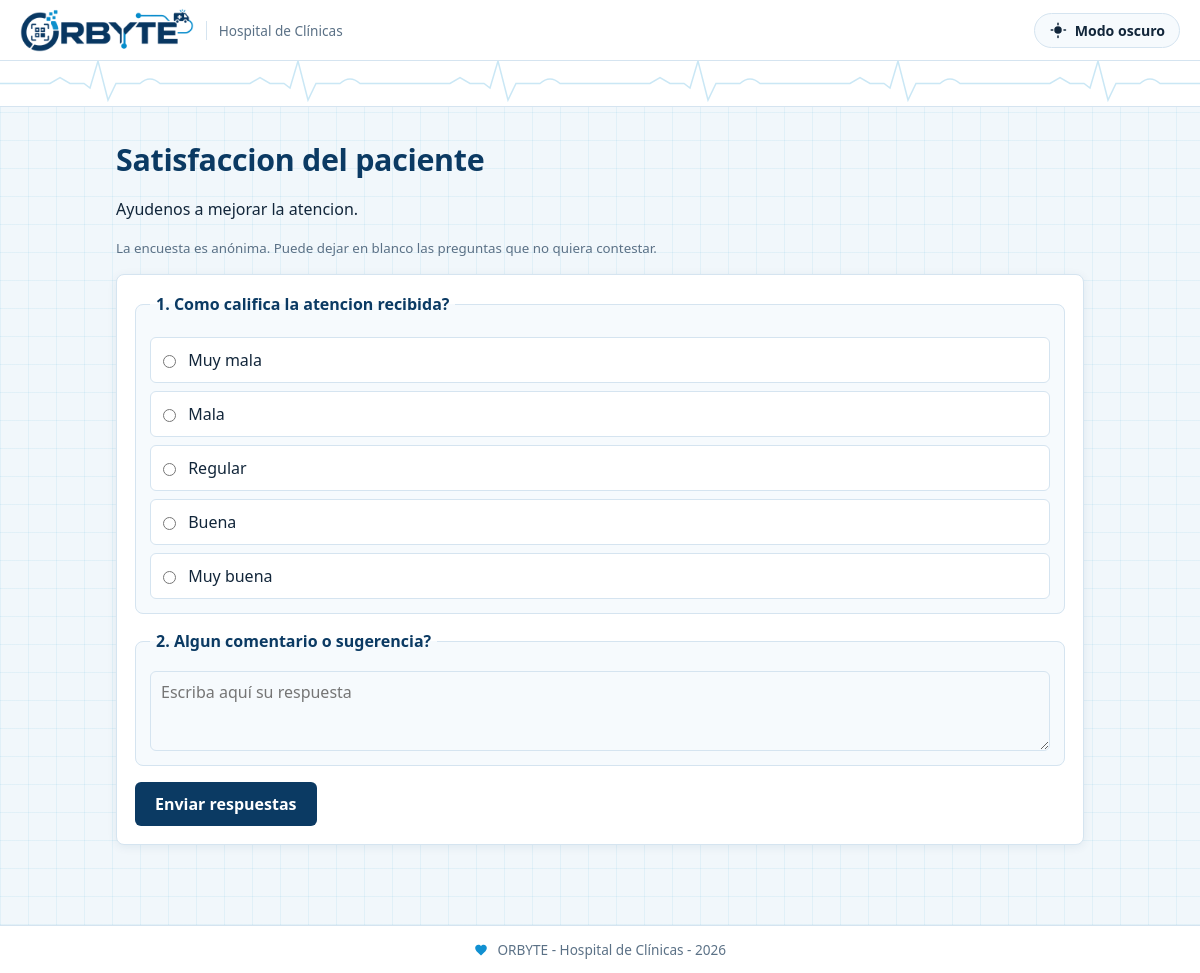
The page /encuesta.php on the database its author committed.
### tables this page shows
CREATE TABLE encuestas (
    id_encuesta INT AUTO_INCREMENT PRIMARY KEY, titulo VARCHAR(200) NOT NULL, descripcion TEXT, fecha_creacion DATETIME NOT NULL,
    estado ENUM('Activa','Inactiva') NOT NULL DEFAULT 'Activa', id_usuario INT NOT NULL,
    FOREIGN KEY (id_usuario) REFERENCES usuarios(id_usuario));

CREATE TABLE preguntas (
    id_pregunta INT AUTO_INCREMENT PRIMARY KEY, texto TEXT NOT NULL, tipo ENUM('cerrada','abierta') NOT NULL, id_encuesta INT NOT NULL,
    FOREIGN KEY (id_encuesta) REFERENCES encuestas(id_encuesta) ON DELETE CASCADE);

CREATE TABLE opciones_respuesta (
    id_opcion INT AUTO_INCREMENT PRIMARY KEY, texto VARCHAR(200) NOT NULL, id_pregunta INT NOT NULL,
    FOREIGN KEY (id_pregunta) REFERENCES preguntas(id_pregunta) ON DELETE CASCADE);

### includes/base.php (called while the page is built, shortened)
<?php
$db = new mysqli('localhost', 'root', '', 'orbyte_hospital');
$db->set_charset('utf8mb4');
function consulta($sql, $tipos = "", ...$valores) {
    global $db;
    $stmt = $db->prepare($sql);
    if ($tipos != "") {
        $stmt->bind_param($tipos, ...$valores);
    }
    $stmt->execute();
    $resultado = $stmt->get_result();
    if ($resultado) {
        return $resultado->fetch_all(MYSQLI_ASSOC);
    }
    return $stmt->insert_id;
}
function buscar_uno($sql, $tipos = "", ...$valores) {
    $filas = consulta($sql, $tipos, ...$valores);
    if (count($filas) > 0) {
        return $filas[0];
    }
    return null;
}
function e($texto) {
    return htmlspecialchars((string)$texto, ENT_QUOTES, 'UTF-8');
}

### encuesta.php (the view, shortened to what this page needs)
<?php
require 'includes/base.php';
$gracias = isset($_GET['gracias']);
$id = (int)($_GET['id_encuesta'] ?? 0);
$encuesta = buscar_uno("SELECT * FROM encuestas
                        WHERE estado='Activa' AND (id_encuesta=? OR ?=0)
                        AND EXISTS (SELECT 1 FROM preguntas p WHERE p.id_encuesta=encuestas.id_encuesta)
                        ORDER BY id_encuesta LIMIT 1", "ii", $id, $id);
$preguntas = [];
if ($encuesta) {
    $preguntas = consulta("SELECT id_pregunta, texto, tipo FROM preguntas WHERE id_encuesta=? ORDER BY id_pregunta", "i", $encuesta['id_encuesta']);
    foreach ($preguntas as $i => $p) {
        $preguntas[$i]['opciones'] = [];
        if ($p['tipo'] == 'cerrada') {
            $preguntas[$i]['opciones'] = consulta("SELECT id_opcion, texto FROM opciones_respuesta WHERE id_pregunta=? ORDER BY id_opcion", "i", $p['id_pregunta']);
        }
    }
}
include 'includes/cabecera.php';
?>
<?php if ($gracias) { ?>
<h1>Gracias por responder</h1>
<p>Su opinión nos ayuda a mejorar la atención del hospital.</p>
<p><a href="publico.php">Volver a la documentación</a></p>
<?php } elseif (!$encuesta) { ?>
<h1>Encuesta</h1>
<p>No hay encuestas disponibles por el momento.</p>
<p><a href="publico.php">Volver a la documentación</a></p>
<?php } else { ?>
<h1><?= e($encuesta['titulo']) ?></h1>
<p><?= e($encuesta['descripcion']) ?></p>
<p><small>La encuesta es anónima. Puede dejar en blanco las preguntas que no quiera contestar.</small></p>
<form method="post" action="guardar_respuesta.php">
    <?php foreach ($preguntas as $i => $p) { ?>
    <fieldset class="pregunta">
        <legend><?= $i + 1 ?>. <?= e($p['texto']) ?></legend>
        <?php if ($p['tipo'] == 'cerrada') { ?>
            <?php foreach ($p['opciones'] as $o) { ?>
            <label class="opcion"><input type="radio" name="opcion[<?= e($p['id_pregunta']) ?>]" value="<?= e($o['id_opcion']) ?>"> <?= e($o['texto']) ?></label>
            <?php } ?>
        <?php } else { ?>
        <textarea name="texto[<?= e($p['id_pregunta']) ?>]" maxlength="2000" placeholder="Escriba aquí su respuesta"></textarea>
        <?php } ?>
    </fieldset>
    <?php } ?>
    <button class="boton">Enviar respuestas</button>
</form>
<?php } ?>
<?php include 'includes/pie.php'; ?>

### assets/estilos.css (style rules this page uses)
:root { --fondo: #f1f7fb; --cuadricula: rgba(17, 144, 209, .07); --panel: #ffffff; --panel-suave: #f6fafd; --texto: #12263a; --suave: #5b7186; --primario: #0b3a63; --acento: #1190d1; --borde: #d5e4f0; --cabecera: #ffffff; --encabezado-tabla: #0b3a63; --texto-tabla: #ffffff; --boton-fondo: #0b3a63; --boton-hover: #1190d1; --boton-texto: #ffffff; --peligro: #c0392b; --aviso-fondo: #e6f3fc; --sombra: 0 2px 10px rgba(11, 58, 99, .08); --e-pendiente-f: #fdf2ce; --e-pendiente-t: #6b5200; --e-curso-f: #dceafe; --e-curso-t: #0b3a63; --e-ok-f: #cdecd6; --e-ok-t: #135c2e; --e-cancel-f: #fbe0e0; --e-cancel-t: #8a1f1f; }
* { box-sizing: border-box; }
body { margin: 0; font-family: "Segoe UI", "Helvetica Neue", Arial, sans-serif; color: var(--texto); background-color: var(--fondo); background-image: linear-gradient(var(--cuadricula) 1px, transparent 1px), linear-gradient(90deg, var(--cuadricula) 1px, transparent 1px); background-size: 28px 28px; min-height: 100vh; display: flex; flex-direction: column; transition: background-color .3s, color .3s; }
h1, h2, h3 { color: var(--primario); letter-spacing: -.01em; }
h1 { font-size: 1.9rem; font-weight: 800; margin: 8px 0 18px; }
small { color: var(--suave); }
main form:not(.inline) { background: var(--panel); border: 1px solid var(--borde); border-radius: 8px; padding: 18px; margin-bottom: 20px; box-shadow: var(--sombra); }
label { display: block; font-weight: 600; margin-bottom: 14px; }
input, select, textarea { display: block; width: 100%; padding: 9px 10px; margin-top: 5px; border: 1px solid var(--borde); border-radius: 6px; font: inherit; font-weight: 400; background: var(--panel-suave); color: var(--texto); }
textarea { min-height: 80px; }
.boton { background: var(--boton-fondo); color: var(--boton-texto); border: 0; padding: 11px 20px; border-radius: 6px; cursor: pointer; text-decoration: none; display: inline-block; font: inherit; font-weight: 600; }
fieldset.pregunta { border: 1px solid var(--borde); border-radius: 8px; margin: 0 0 16px; padding: 14px; background: var(--panel-suave); }
fieldset.pregunta legend { font-weight: 700; color: var(--primario); padding: 0 6px; }
.opcion { display: block; font-weight: 400; margin: 8px 0 0; padding: 11px 12px; border: 1px solid var(--borde); border-radius: 6px; background: var(--panel); cursor: pointer; }
input[type="radio"] { display: inline-block; width: auto; margin: 0 8px 0 0; vertical-align: middle; }
input:not(:placeholder-shown):valid:not([type="file"]) { border-color: color-mix(in srgb, var(--e-ok-t) 60%, var(--borde)); }

### rows shown on the page
encuestas: titulo "Satisfaccion del paciente", descripcion "Ayudenos a mejorar la atencion."
preguntas: texto "Como califica la atencion recibida?"
opciones_respuesta: texto "Muy mala"
opciones_respuesta: texto "Mala"
opciones_respuesta: texto "Regular"
opciones_respuesta: texto "Buena"
opciones_respuesta: texto "Muy buena"
preguntas: texto "Algun comentario o sugerencia?", id_pregunta "Escriba aquí su respuesta"
